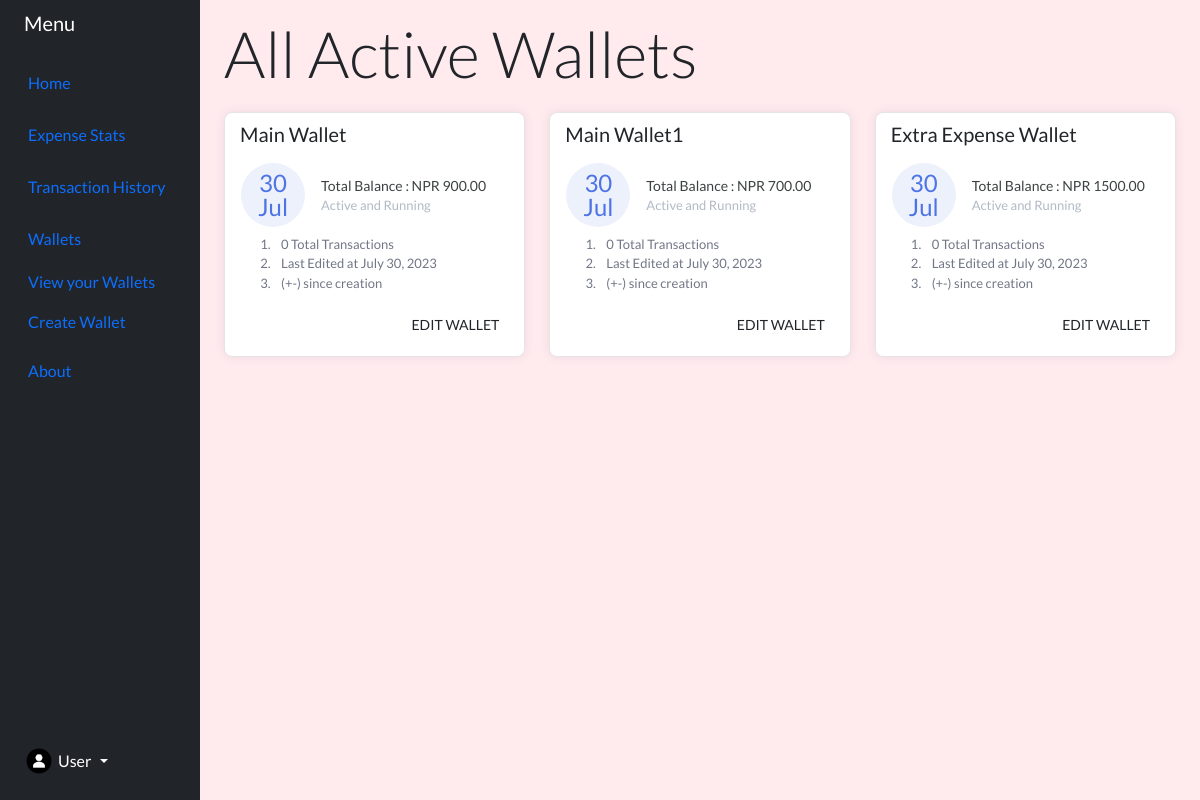
Before: /all-wallets (signed in) with the older database file.
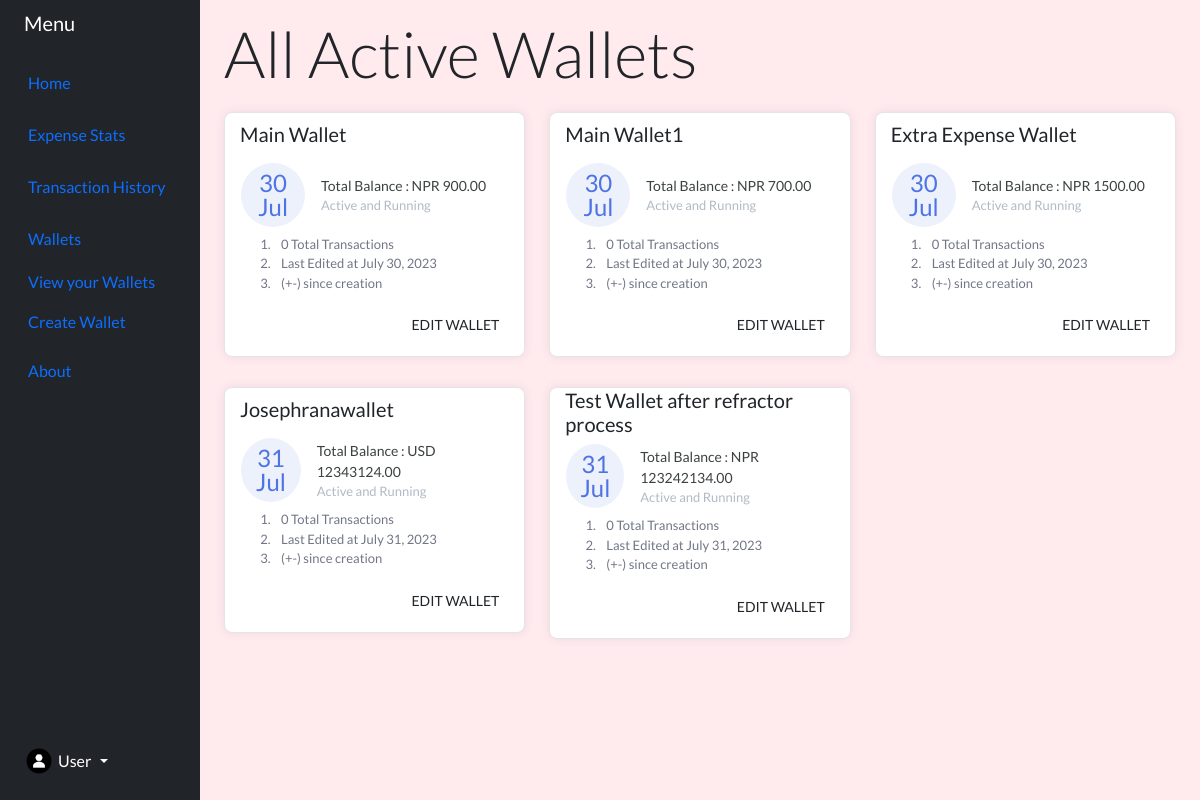
After: the same page with the newer database file.
### Capital/models.py (models this page shows, shortened)
class Wallet(models.Model):
    wallet_owner = models.ForeignKey(CustomUser , on_delete=models.CASCADE)
    wallet_name = models.CharField(max_length=70)
    wallet_currency = models.CharField(max_length=20 , choices=currency_choice)
    wallet_capital = models.DecimalField(max_digits=12, decimal_places=2)
    wallet_creation_date = models.DateField(auto_now_add=False , auto_now=True)
    wallet_edited_date = models.DateField(auto_now=True)

### Capital/views.py (the view)
# urls.py: path('all-wallets' , all_wallet_view , name='all-wallet'),
def all_wallet_view(request):
    obj = Wallet.objects.filter(wallet_owner=request.user)
    return render(request , 'all-wallet.html', {'obj':obj})

### templates/all-wallet.html (shortened to what this page needs)
{% extends 'base.html' %}
{% block content %}
{% load static %}
<link rel='stylesheet' href="{% static 'css/all-wallet.css' %}">
<div class="container">
    <h1 class="display-3" style="margin-bottom: 2%;">All Active Wallets</h1>
    <div class="row">
        {% for item in obj %}
        <div class="col-lg-4">
            <div class="card card-margin">
                <div class="card-header no-border">
                    <h5 class="card-title">{{item.wallet_name}}</h5>
                </div>
                <div class="card-body pt-0">
                    <div class="widget-49">
                        <div class="widget-49-title-wrapper">
                            <div class="widget-49-date-primary">
                                <span class="widget-49-date-day">{{item.wallet_creation_date.day}}</span>
                                <span class="widget-49-date-day">{{item.wallet_creation_date|date:"M"}}</span>
                            </div>
                            <div class="widget-49-meeting-info">
                                <span class="widget-49-pro-title">
                                    Total Balance : {{item.wallet_currency}} {{item.wallet_capital}}
                                </span>
                                <span class="widget-49-meeting-time">Active and Running</span>
                            </div>
                        </div>
                        <ol class="widget-49-meeting-points">
                            <li class="widget-49-meeting-item"><span>0 Total Transactions</span></li>
                            <li class="widget-49-meeting-item"><span class="widget-49-pro-title">Last Edited at
                                {% if item.wallet_edited_date is none %}
                                  {{item.wallet_creation_date}}
                                {% else %}
                                  {{item.wallet_edited_date}}
                                {% endif %}
                            </span></li>
                            <li class="widget-49-meeting-item"><span>(+-) since creation</span></li>
                        </ol>
                        <div class="widget-49-meeting-action">
                            <a href="{% url 'edit-wallet' item.pk %}" class="btn btn-sm btn-flash-border-primary">Edit Wallet</a>
                        </div>
                    </div>
                </div>
            </div>
        </div>
        {% endfor %}
    </div>
    </div>
{% endblock %}

### templates/base.html (shortened to what this page needs)
<!DOCTYPE html>
<html lang="en">
<head>
    <link href="https://cdn.jsdelivr.net/npm/bootstrap@5.3.1/dist/css/bootstrap.min.css" rel="stylesheet">
    {% load static %}
    <link rel="stylesheet" type="text/css" href="{% static 'css/mainstyle.css' %}">
</head>
<body>
    <div class="container-fluid">
        <div class="row flex-nowrap">
            <div class="col-auto col-md-3 col-xl-2 px-sm-2 px-0 bg-dark">
                <div class="d-flex flex-column align-items-center align-items-sm-start px-3 pt-2 text-white min-vh-100">
                    <a href="/" class="d-flex align-items-center pb-3 mb-md-0 me-md-auto text-white text-decoration-none">
                        <span class="fs-5 d-none d-sm-inline">Menu</span>
                    </a>
                    <ul class="nav nav-pills flex-column mb-sm-auto mb-0 align-items-center align-items-sm-start" id="menu">
                        <li class="nav-item">
                            <a href="{% url 'home'%}" class="nav-link align-middle px-0">{% csrf_token %}
                                 <span class="ms-1 d-none d-sm-inline">Home</span>
                            </a>
                        </li>
                        <li>
                            <a href="#" class="nav-link px-0 align-middle">
                                 <span class="ms-1 d-none d-sm-inline">Expense Stats</span> </a>
                        </li>
                        <li>
                            <a href="#" class="nav-link px-0 align-middle">
                                 <span class="ms-1 d-none d-sm-inline">Transaction History</span></a>
                        </li>
                        <li>
                            <a href="#submenu1" data-bs-toggle="collapse" class="nav-link px-0 align-middle">
                                 <span class="ms-1 d-none d-sm-inline">Wallets</span> </a>
                            <ul class="collapse show nav flex-column ms-1" id="submenu1" data-bs-parent="#menu">
                                <li class="w-100">
                                    <a href="{% url 'all-wallet'%}" class="nav-link px-0"> <span class="d-none d-sm-inline">View your Wallets</span></a>{% csrf_token %}
                                </li>
                                <li>
                                    <a href="{% url 'create-wallet'%}" class="nav-link px-0"> <span class="d-none d-sm-inline">Create Wallet</span></a>{% csrf_token %}
                                </li>
                            </ul>
                        </li>
                        <li>
                            <a href="#" class="nav-link px-0 align-middle">
                                 <span class="ms-1 d-none d-sm-inline">About</span> </a>
                        </li>
                    </ul>
                    <div class="dropdown pb-4">
                        <a href="#" class="d-flex align-items-center text-white text-decoration-none dropdown-toggle" id="dropdownUser1" data-bs-toggle="dropdown" aria-expanded="false">
                            <img src="{% static 'defaultpp.png' %}" alt="hugenerd" width="30" height="30" class="rounded-circle">
                            <span class="d-none d-sm-inline mx-1">User</span>
                        </a>
                    </div>
                </div>
            </div>
            <div class="col py-3">
                {% block content%}
                {% endblock%}
            </div>
        </div>
    </div>
</body>
</html>

### static/css/all-wallet.css (style rules this page uses)
body { background: #FFEBEE; }
.card-margin { margin-bottom: 1.875rem; }
.card { border: 0; box-shadow: 0px 0px 10px 0px rgba(82, 63, 105, 0.1); -webkit-box-shadow: 0px 0px 10px 0px rgba(82, 63, 105, 0.1); -moz-box-shadow: 0px 0px 10px 0px rgba(82, 63, 105, 0.1); -ms-box-shadow: 0px 0px 10px 0px rgba(82, 63, 105, 0.1); }
.card { position: relative; display: flex; flex-direction: column; min-width: 0; word-wrap: break-word; background-color: #ffffff; background-clip: border-box; border: 1px solid #e6e4e9; border-radius: 8px; }
.card .card-header.no-border { border: 0; }
.card .card-header { background: none; padding: 0 0.9375rem; font-weight: 500; display: flex; align-items: center; min-height: 50px; }
.card-header:first-child { border-radius: calc(8px - 1px) calc(8px - 1px) 0 0; }
.widget-49 .widget-49-title-wrapper { display: flex; align-items: center; }
.widget-49 .widget-49-title-wrapper .widget-49-date-primary { display: flex; align-items: center; justify-content: center; flex-direction: column; background-color: #edf1fc; width: 4rem; height: 4rem; border-radius: 50%; }
.widget-49 .widget-49-title-wrapper .widget-49-date-primary .widget-49-date-day { color: #4e73e5; font-weight: 500; font-size: 1.5rem; line-height: 1; }
.widget-49 .widget-49-title-wrapper .widget-49-meeting-info { display: flex; flex-direction: column; margin-left: 1rem; }
.widget-49 .widget-49-title-wrapper .widget-49-meeting-info .widget-49-pro-title { color: #3c4142; font-size: 14px; }
.widget-49 .widget-49-title-wrapper .widget-49-meeting-info .widget-49-meeting-time { color: #B1BAC5; font-size: 13px; }
.widget-49 .widget-49-meeting-points { font-weight: 400; font-size: 13px; margin-top: .5rem; }
.widget-49 .widget-49-meeting-points .widget-49-meeting-item { display: list-item; color: #727686; }
.widget-49 .widget-49-meeting-points .widget-49-meeting-item span { margin-left: .5rem; }
.widget-49 .widget-49-meeting-action { text-align: right; }
.widget-49 .widget-49-meeting-action a { text-transform: uppercase; }

### templates/base.html (style rules this page uses)
html { font-family: 'Lato' , sans-serif; }
body { font-family: 'Lato' , sans-serif; }

Changed rows visible on the page:
added Wallet: wallet_name "Josephranawallet", wallet_creation_date.day "31", wallet_creation_date "Jul", wallet_currency "USD", wallet_capital "12343124.00", wallet_edited_date "July 31, 2023"
added Wallet: wallet_name "Test Wallet after refractor process", wallet_creation_date.day "31", wallet_creation_date "Jul", wallet_currency "NPR", wallet_capital "123242134.00", wallet_edited_date "July 31, 2023"
